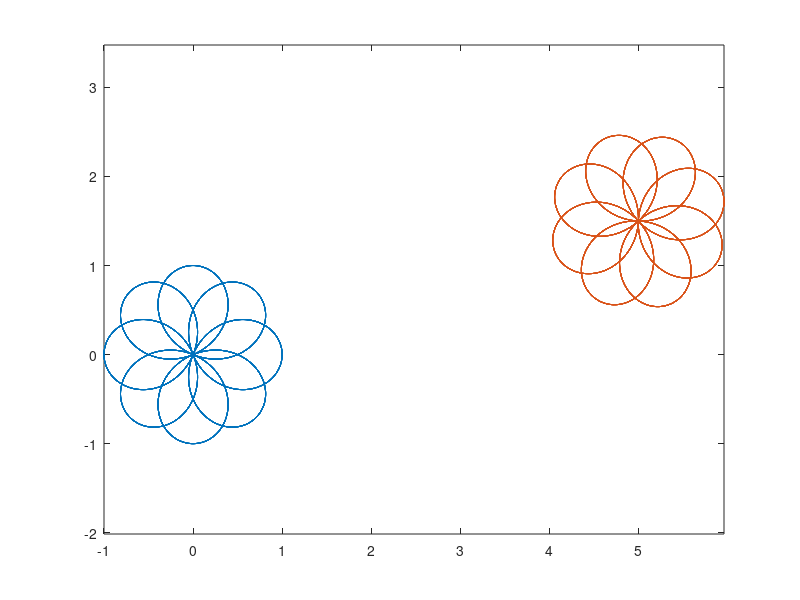

MATLAB code to generate this figure:
%Andrew Brown Lab 9 Problem 2

clc
clear
close all

%Use a function (polar rose or spiral or anything else reasonable) to
%create (x,y) points. Move it to a new location using a rotation followed
%by a translation. Plot it again. Extra credit: Plot multiple copies in a 
%circle or a grid or some other pattern using a for loop.

%Create a polar rose with given values
n=4;
d=3;
t=linspace(1,10000,10000);
rt=cosd(n/d*t); %given equation
xt=rt.*cosd(t); %given equation for x points
yt=rt.*sind(t); %given equation for y points
identity3=eye(3); %identity matrix

%Plot the original polar rose
plot(xt,yt)
axis equal

%Define given variables and rotation matrix
mRot=identity3;
theta=25; %degrees
mRot(1,1)=cosd(theta); %make rotation matrix
mRot(1,2)=sind(theta); %make rotation matrix
mRot(2,1)=-sind(theta); %make rotation matrix
mRot(2,2)=cosd(theta); %make rotation matrix

%Define given variables and translation matrix
identity3=eye(3);
mTrans=identity3; %idendtity matrix
dx=5; %change in x
dy=1.5; %change in y
mTrans(1,3)=dx; %make translation matrix
mTrans(2,3)=dy; %make translation matrix

%Turn x and y vectors into a 3xn matrix
pts=[xt;yt;ones(1,length(xt))];

%Multiply the matrices by the x and y points
ptsNew=mTrans*mRot*pts;

%Plot the new translated rose
hold on
plot(ptsNew(1,:),ptsNew(2,:))
